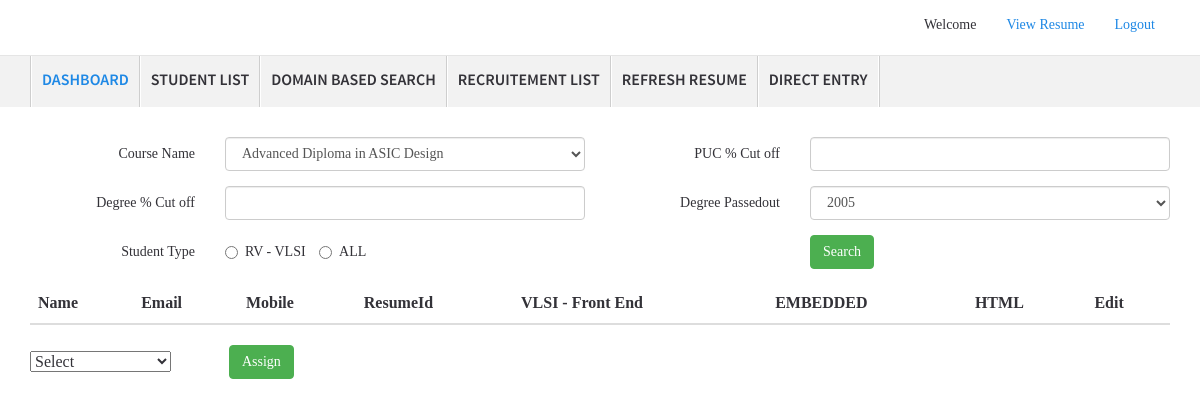
The app's page /admin/searchDomainStudent.php with its own data.
### tables this page shows
CREATE TABLE IF NOT EXISTS `tbl_resumetypes` (
  `idresumetype` bigint(20) NOT NULL AUTO_INCREMENT,
  `resumetypename` varchar(255) DEFAULT NULL,
  PRIMARY KEY (`idresumetype`)
);

### admin/searchDomainStudent.php (the view, shortened to what this page needs)
<?php
$studentSql = mysql_query("Select * from tbl_pgdipcourses");
$i=0;
while($row = mysql_fetch_assoc($studentSql))
{
    $pgDipCoursesArray[$i]['idpgdipcourses'] = $row['idpgdipcourses'];
    $pgDipCoursesArray[$i]['pgdip_coursename'] = $row['pgdip_coursename'];
    $i++;
}
$resumeTypesSql = mysql_query("Select * from tbl_resumetypes order by idresumetype asc");
$resume=0;
while($row = mysql_fetch_assoc($resumeTypesSql))
{
    $resumeTypesArray[$resume]['idresumetype'] = $row['idresumetype'];
    $resumeTypesArray[$resume]['resumetypename'] = $row['resumetypename'];
    $resume++;
}
?>
	<link rel="stylesheet" type="text/css" href="tablegrid/css/jquery.dataTables.css">
    <link href="../css/bootstrap.min.css" rel="stylesheet">
    <link href="../css/main.css" rel="stylesheet">
  </head>
  <body>
  <?php include('../include/header.php');?>
    <?php include('include/nav.php');?>
        <form name='' method="POST" action="">
    <div class="container mar-t30">
       <div class="row">
        <div class="form-horizontal col-sm-6">
          <div class="form-group">
            <label class="col-sm-4 control-label">Course Name</label>
            <div class="col-sm-8">
              <select class="form-control" id='idpgdipcourses' name='idpgdipcourses' value=''>
                  <?php for($i=0;$i<count($pgDipCoursesArray);$i++){
                    $idpgdipcourses = $pgDipCoursesArray[$i]['idpgdipcourses'];?>
                  <option value='<?php echo $idpgdipcourses;?>'>
                  <?php echo $pgDipCoursesArray[$i]['pgdip_coursename'];?></option>
              <?php }?>
                  </select>
            </div>
          </div>
          <div class="form-group">
            <label class="col-sm-4 control-label">Degree % Cut off</label>
            <div class="col-sm-8">
                <input type="name" class="form-control" placeholder="" name='degPercentage' id='degPercentage'>
            </div>
          </div>
          <div class="form-group">
            <label class="col-sm-4 control-label">Student Type</label>
            <div class="col-sm-8">
                <label class="radio-inline">
                  <input type="radio" name='studentType' id='studentType' value='1'> RV - VLSI
                </label>
                <label class="radio-inline">
                  <input type="radio" name='studentType' id='studentType' value='0'> ALL
                </label>
            </div>
          </div>
        </div>
        <div class="form-horizontal col-sm-6">
          <div class="form-group">
            <label class="col-sm-4 control-label">PUC % Cut off</label>
            <div class="col-sm-8">
                <input type="name" class="form-control" placeholder="" name='pucPercentage' id='pucPercentage'>
            </div>
          </div>
          <div class="form-group">
            <label class="col-sm-4 control-label">Degree Passedout</label>
            <div class="col-sm-8">
              <select class="form-control" id='degPassoutyear' name='degPassoutyear'>
                  <?php for($i=2005;$i<=date('Y');$i++){ ?>
                <option value='<?php echo $i;?>'><?php echo $i;?></option>
            <?php }?>
              </select>
            </div>
          </div>
          <div class="form-group">
            <label class="col-sm-4 control-label">&nbsp;</label>
            <div class="col-sm-8">
                <button type="submit" class="btn btn-primary">Search</button>
            </div>
          </div>
        </div>
        </div>
    <table id="example" class="table table-striped" cellspacing="0" width="100%">
        <thead>
          <tr>
            <th>Name</th>
            <th>Email</th>
            <th>Mobile</th>
            <th>ResumeId</th>
 <?php for($resumetype=0;$resumetype<count($resumeTypesArray);$resumetype++){?>
                        <th><?php echo $resumeTypesArray[$resumetype]['resumetypename'];?></th>
 <?php }?>
            <th>Edit</th>
          </tr>
        </thead>
      </table>
              <table>
             <tr>
                <td>
                <select id='recruitmentPosition' name='recruitmentPosition'>
                <option value=''>Select</option>
                    </select>
                </td>
                <td>
                <div class="form-group">
            <label class="col-sm-4 control-label">&nbsp;</label>
            <div class="col-sm-8">
                <button type="submit" class="btn btn-primary">Assign</button>
            </div>
          </div>
                </td>
             </tr>
            </table>
      </div>
  </form>
  </body>
</html>

### css/main.css (style rules this page uses)
body { font-family: 'source_sans_proregular'; font-size: 14px; color: #333238; }
.container { max-width: 1180px; }
.mar-t30 { margin-top: 30px; }
.btn-primary.btn-primary, .btn-inverse.btn-inverse:hover { background-color: #4caf50; border-color: #4caf50; color: #fff; }
.control-label { font-weight: normal; }

### records on screen
tbl_resumetypes: resumetypename "VLSI - Front End"
tbl_resumetypes: resumetypename "EMBEDDED"
tbl_resumetypes: resumetypename "HTML"

### other values on screen
form field idpgdipcourses "Advanced Diploma in ASIC Design"
form field degPassoutyear "2005"
